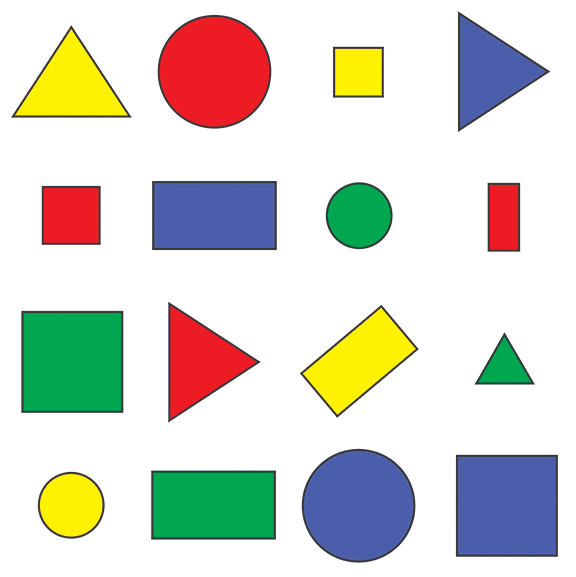
#> input picture images/shapes.png, 576 x 577 px
$ python contours_10.py
#> lines starting #> are read from the running program, lines starting #| are printed output that depends on the picture; after the words box and inside, x2 and y2 are one past the last pixel; in counts of white or black regions, pixels touching at a corner belong together
import cv2
import numpy as np
from matplotlib import pyplot as plt

def getContours(img):
    contours, hierarchy = cv2.findContours(img, cv2.RETR_EXTERNAL, cv2.CHAIN_APPROX_NONE)
    for cnt in contours:
        area = cv2.contourArea(cnt)
        print(area)
        if area > 500:
            cv2.drawContours(imgContour, cnt, -1, (255, 0, 0), 3)
            peri = cv2.arcLength(cnt, True)
            # print(peri)
            approx = cv2.approxPolyDP(cnt, 0.02 * peri, True)
            print(len(approx))
            objCor = len(approx)
            x, y, w, h = cv2.boundingRect(approx)

            if objCor == 3:
                objectType = "Tri"
            elif objCor == 4:
                aspRatio = w / float(h)
                if aspRatio > 0.98 and aspRatio < 1.03:
                    objectType = "Square"
                else:
                    objectType = "Rectangle"
            elif objCor > 4:
                objectType = "Circles"
            else:
                objectType = "None"

            cv2.rectangle(imgContour, (x, y), (x + w, y + h), (0, 255, 0), 2)
            cv2.putText(imgContour, objectType,
                        (x + (w // 2) - 10, y + (h // 2) - 10), cv2.FONT_HERSHEY_COMPLEX, 0.7,
                        (0, 0, 0), 2)


path = 'images/shapes.png'
img = cv2.imread(path)
#> img is the input picture: shape (577, 576, 3); mean B, G, R 205.1, 214.3, 214.2
imgContour = img.copy()

imgGray = cv2.cvtColor(img, cv2.COLOR_BGR2GRAY)
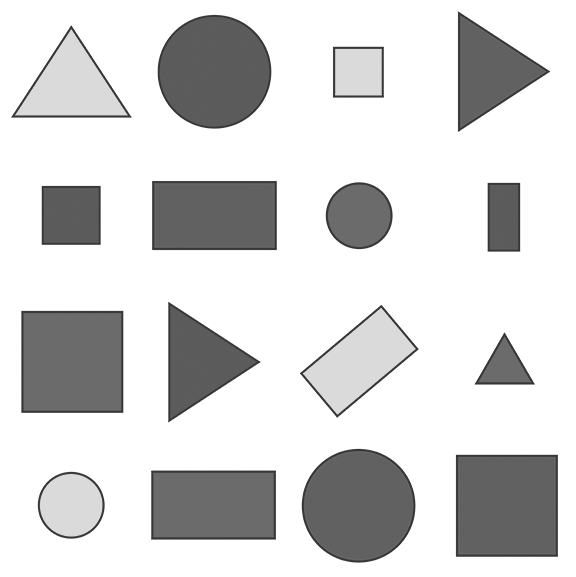
#> imgGray: shape (577, 576); min 54, max 255, mean 213.2
imgBlur = cv2.GaussianBlur(imgGray, (7, 7), 1)
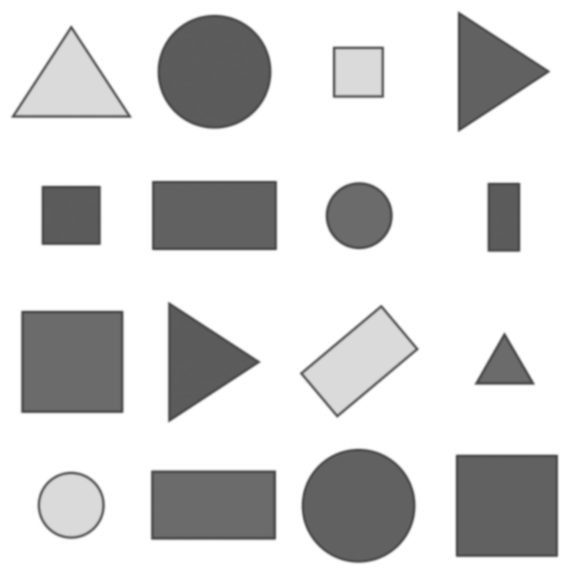
#> imgBlur: shape (577, 576); min 72, max 255, mean 213.2
imgCanny = cv2.Canny(imgBlur, 50, 50)
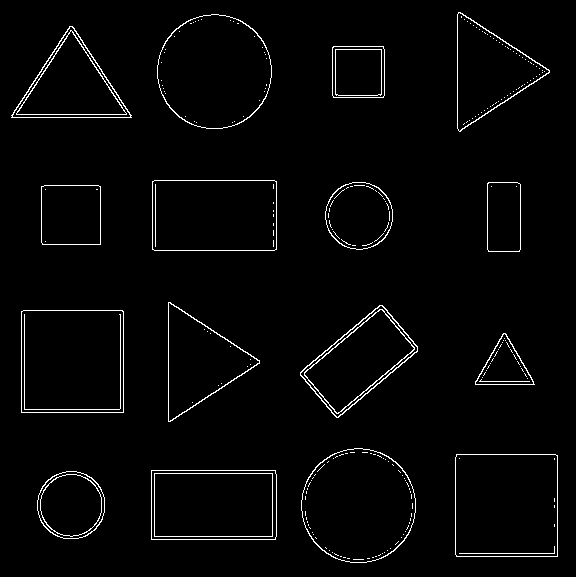
#> imgCanny: shape (577, 576); 2.4% white in thin lines or dots
getContours(imgCanny)
#> in getContours, `contours, hierarchy = cv2.findContours(img, cv2.RETR_EXTERNAL, cv2.CHA..`: contours = 16 contours; largest, box (x1, y1, x2, y2) and area: (21, 310, 124, 413) 10402, (455, 454, 558, 557) 10398, (301, 448, 416, 563) 10236, (157, 14, 272, 129) 10234, (152, 180, 277, 251) 8674
#> the loop in getContours, `for cnt in contours:` made 16 passes
#> (area, peri, approx, objCor, x, y, w, h) on passes 2, 3, 6, 7, 9, 10, 12: (8619, 386.8, [[151, 470], [151, 539], [275, 539], [275, 470]], 4, 151, 470, 125, 70), (10398.5, 406.2, [[456, 454], [456, 556], [557, 556], [557, 455]], 4, 456, 454, 102, 103), (10402, 406.8, [[21, 311], [21, 412], [123, 412], [122, 310]], 4, 21, 310, 103, 103), (6389, 338.5, [[382, 305], [300, 372], [336, 417], [417, 351]], 4, 300, 305, 118, 113), (3475.5, 234.2, [[41, 186], [42, 244], [100, 244], [100, 186]], 4, 41, 186, 60, 59), (2270.5, 201.1, [[488, 182], [487, 249], [519, 251], [520, 184]], 4, 487, 182, 34, 70), (8674, 385.7, [[152, 181], [152, 249], [276, 249], [276, 181]], 4, 152, 181, 125, 69)
#> (area, peri, approx, objCor, x, y, w, h) on passes 5, 8, 14, 16: (1612.5, 186.6, [[503, 333], [475, 384], [534, 384]], 3, 475, 333, 60, 52), (5629, 352, [[168, 302], [170, 421], [259, 360]], 3, 168, 302, 92, 120), (5690.5, 355.1, [[11, 115], [131, 117], [72, 26]], 3, 11, 26, 121, 92), (5712, 351.7, [[458, 12], [460, 131], [549, 70]], 3, 458, 12, 92, 120)
#> (printed output is left out)
#> after the loop in getContours, `for cnt in contours:`:
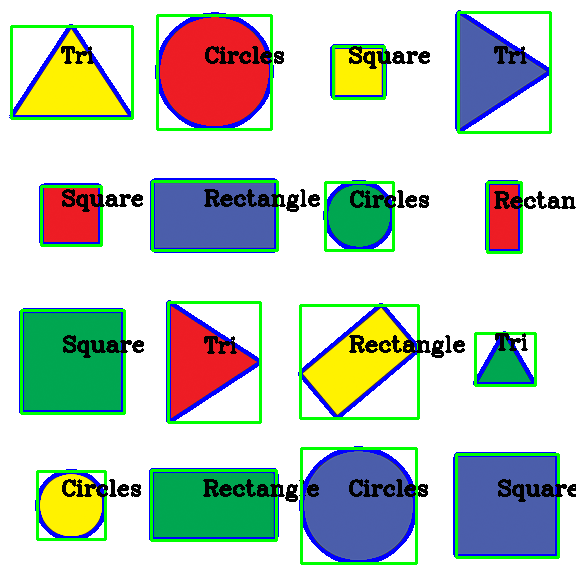
#> imgContour: shape (577, 576, 3); 12.06% of pixels changed, all inside (x1, y1, x2, y2) = (9, 10, 576, 565)

imgBlank = np.zeros_like(img)


titles=['image','Gray','Blur','Canny','Contour','Blank']
images=[img,imgGray,imgBlur,imgCanny,imgContour,imgBlank]
siz=len(images)
#> siz = 6
for i in range(0,siz):
    plt.subplot(2, 3, i + 1), plt.imshow(images[i], 'gray')
    plt.title(titles[i])
    plt.xticks([]), plt.yticks([])

plt.show()
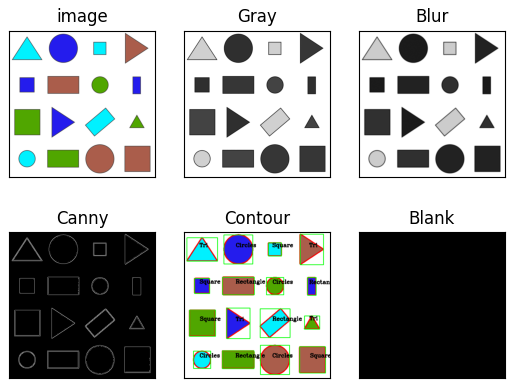
#> figure drawn by matplotlib, 6 panels; B, G, R data is drawn as R, G, B


cv2.waitKey(0)
